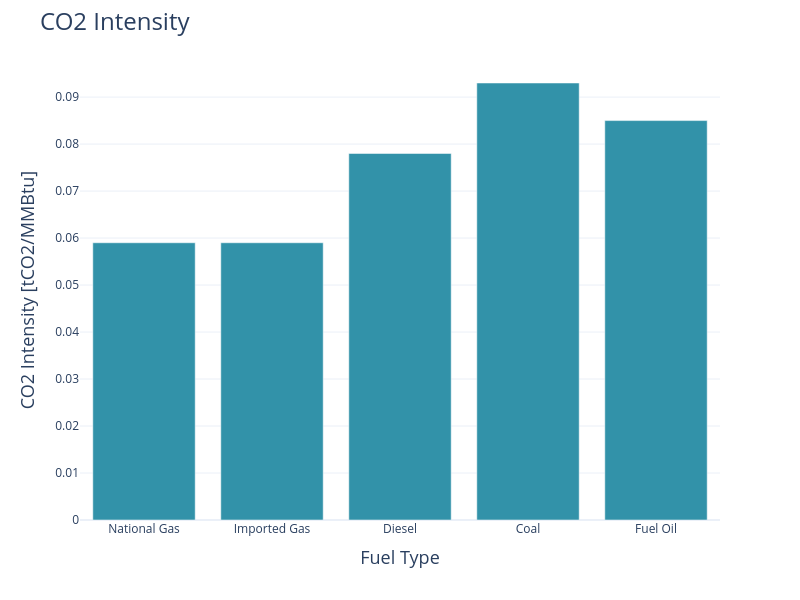

Notebook code for this chart:
### Code cell
model_path = '../../../model/inputs/'
fuels = pd.read_csv(model_inputs_path+'fuels.csv')
fuels = fuels[['fuel','co2_intensity']]

# Lista de valores de interés
filtered_fuels = ['GASIMPOR', 'GASNACIO', 'ACPM', 'CARBON', 'COMBUSTOLEO', 'GLP']

# Filtra el DataFrame donde los valores de 'columna_deseada' están en la lista de interés
fuels = fuels[fuels['fuel'].isin(filtered_fuels)]
fuels['fuel'] = fuels['fuel'].str.replace('GASNACIO', 'National Gas')
fuels['fuel'] = fuels['fuel'].str.replace('GASIMPOR', 'Imported Gas')
fuels['fuel'] = fuels['fuel'].str.replace('ACPM', 'Diesel')
fuels['fuel'] = fuels['fuel'].str.replace('CARBON', 'Coal')
fuels['fuel'] = fuels['fuel'].str.replace('COMBUSTOLEO', 'Fuel Oil')
fuels['fuel'] = fuels['fuel'].str.replace('GLP', 'LPG')
import plotly.express as px
# Crear la gráfica de barras, usando 'gen_tech' como color
fig = px.bar(
    fuels, x='fuel', y='co2_intensity',
    color_discrete_sequence=[colors[0]],
    labels={'co2_intensity': 'CO2 Intensity [tCO2/MMBtu]', 'fuel': 'Fuel Type'},
    height=12*50, width=16*50, category_orders={"gen_tech": tech_order},
    template='plotly_white')
fig.update_layout(
    title=dict(text='CO2 Intensity', font=dict(size=24)),
    xaxis=dict(title_font=dict(size=18), categoryorder='array', categoryarray=tech_order),
    yaxis=dict(title_font=dict(size=18)))
fig.write_image("../images/CO2 Intensity.png")
# Mostrar la gráfica
fig.show()

### Figure 1 — Plotly figure (JSON) as saved in the notebook; plotly's stock layout.template omitted (floating-point values rounded to 4 significant figures)
{"data": [{"alignmentgroup": "True", "hovertemplate": "Fuel Type=%{x}<br>CO2 Intensity [tCO2/MMBtu]=%{y}<extra></extra>", "legendgroup": "", "marker": {"color": "#3292A9", "pattern": {"shape": ""}}, "name": "", "offsetgroup": "", "orientation": "v", "showlegend": false, "textposition": "auto", "type": "bar", "x": ["National Gas", "Imported Gas", "Diesel", "Coal", "Fuel Oil"], "xaxis": "x", "y": [0.059, 0.059, 0.078, 0.093, 0.085], "yaxis": "y"}], "layout": {"barmode": "relative", "height": 600, "legend": {"tracegroupgap": 0}, "margin": {"t": 60}, "title": {"font": {"size": 24}, "text": "CO2 Intensity"}, "width": 800, "xaxis": {"anchor": "y", "categoryarray": ["Hydro", "Thermal", "Solar", "Wind", "Run of River"], "categoryorder": "array", "domain": [0, 1], "title": {"font": {"size": 18}, "text": "Fuel Type"}}, "yaxis": {"anchor": "x", "domain": [0, 1], "title": {"font": {"size": 18}, "text": "CO2 Intensity [tCO2/MMBtu]"}}}}
